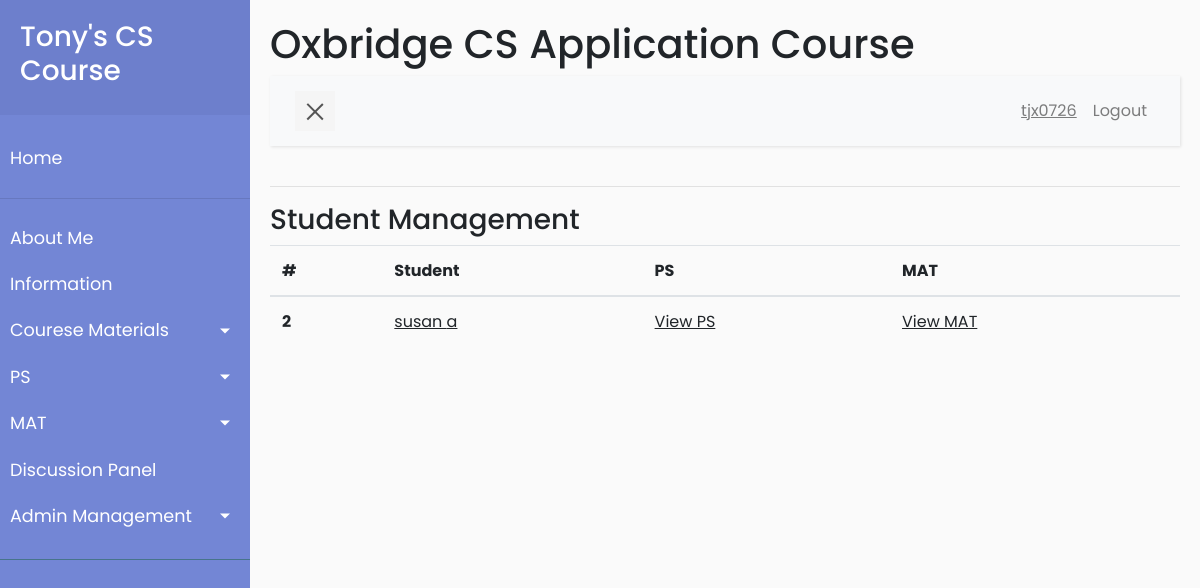
/management/student_management (signed in), run on an earlier commit of the app's database.
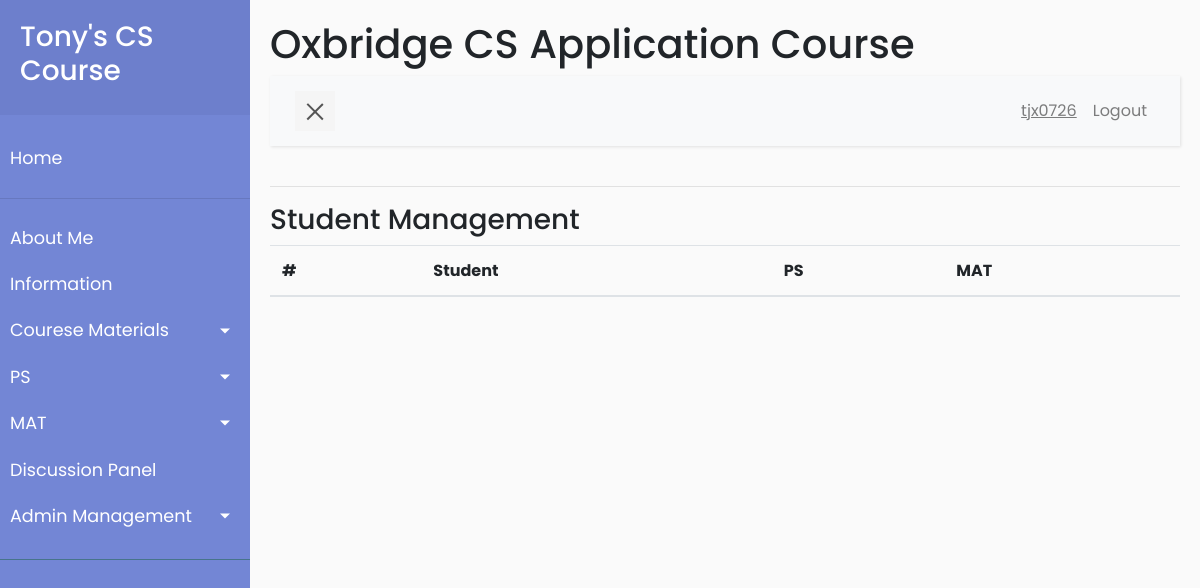
And on a later commit of the database.
### app/models.py (models this page shows, shortened)
class User(UserMixin, db.Model):
    id = db.Column(db.Integer, primary_key=True)
    username = db.Column(db.String(64), index=True, unique=True)
    firstname = db.Column(db.String(64), index=True)
    lastname = db.Column(db.String(64), index=True)
    email = db.Column(db.String(120), index=True, unique=True)
    password_hash = db.Column(db.String(128))
    is_admin = db.Column(db.Boolean, default=False)
    posts = db.relationship('Post', backref='author', lazy='dynamic')
    mats = db.relationship('Mat', secondary=user_mat_association,
                           back_populates='viewers')
    mat_results = db.relationship(
        'Mat_result', backref='student', lazy='dynamic')
    ps_own = db.relationship("Ps_files", backref='owner', lazy='dynamic',
                             foreign_keys='Ps_files.user_id_owner')
    ps_by_me = db.relationship("Ps_files", backref='author',
                               lazy='dynamic', foreign_keys='Ps_files.user_id_author')

### app/routes.py (the view)
@app.route('/management/student_management', methods=['GET', 'POST'])
@login_required
@admin_requirement
def student_management():
    students = User.query.filter_by(is_admin=False).order_by(User.id).all()
    return render_template('student_management.html', title='Student Management',
                           students=students)

### app/models.py (called while the page is built)
@login.user_loader
def load_user(id):
    return User.query.get(int(id))

### app/routes.py (called while the page is built)
def admin_requirement(f):
    from functools import wraps
    @wraps(f)
    def wrap(*args, **kwargs):
        if current_user.is_admin:
            return f(*args, **kwargs)
        else:
            flash('You have no access to admin contents.')
            return redirect(url_for('index'))
    return wrap

### app/templates/student_management.html (shortened to what this page needs)
{% extends "base.html" %}
{% block content %}
    <h3>Student Management</h3>
    <table class="table">
        <thead>
        <tr>
            <th scope="col">#</th>
            <th scope="col">Student</th>
            <th scope="col">PS</th>
            <th scope="col">MAT</th>
        </tr>
        </thead>
        <tbody>
    {% for u in students %}
        <tr>
            <th scope="row">{{ u.id }}</th>
            <td>
                <u><a href="{{ url_for('user_default', username=u.username) }}">
                            {{u.firstname}} {{u.lastname}}</a></u>
            </td>
            <td>
            <u><a href="#">
                    View PS
                </a></u>
            </td>
            <td>
            <u><a href=' {{ url_for('mat_management_user', username=u.username) }}'>
                    View MAT
                </a></u>
            </td>
        </tr>
    {% endfor %}
        </tbody>
    </table>
{% endblock%}

What changed in the data, as far as the page shows it:
removed User: id "2", firstname "susan", lastname "a"
